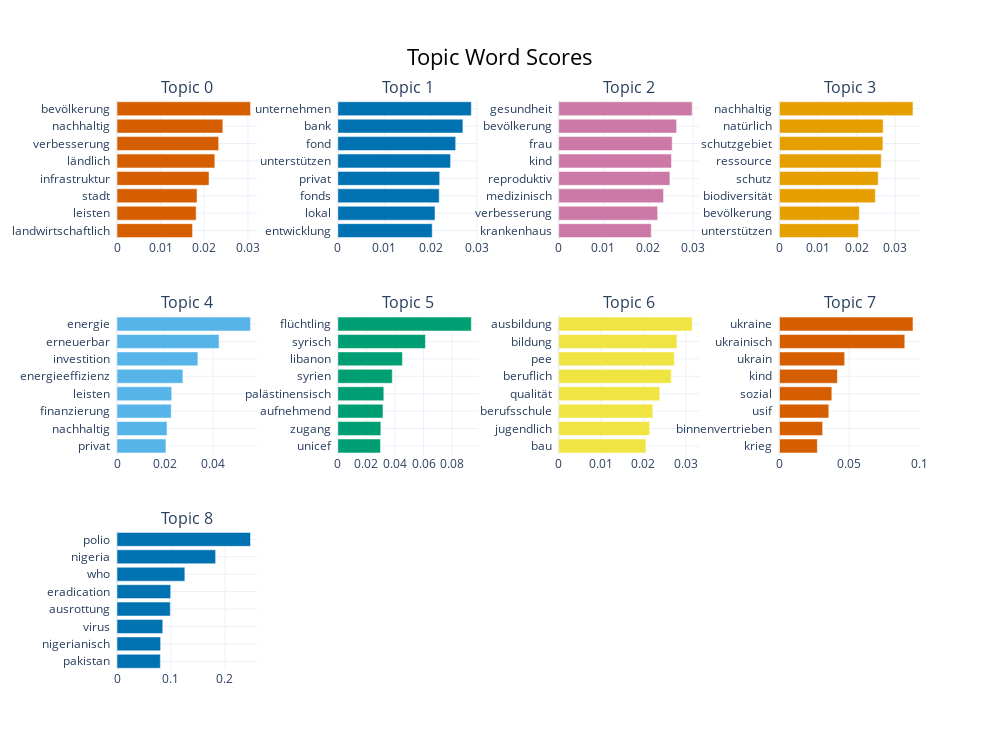

The notebook cell this image was saved under:
### Code cell
# Visualize the bar chart of the top words for each topic
topic_model.visualize_barchart(n_words=8, top_n_topics=10)

### Figure 1 — Plotly figure (JSON) as saved in the notebook; plotly's stock layout.template omitted (floating-point values rounded to 4 significant figures)
{"data": [{"marker": {"color": "#D55E00"}, "orientation": "h", "type": "bar", "x": [0.01732, 0.01814, 0.01834, 0.02109, 0.02242, 0.0233, 0.02426, 0.0306], "xaxis": "x", "y": ["landwirtschaftlich  ", "leisten  ", "stadt  ", "infrastruktur  ", "ländlich  ", "verbesserung  ", "nachhaltig  ", "bevölkerung  "], "yaxis": "y"}, {"marker": {"color": "#0072B2"}, "orientation": "h", "type": "bar", "x": [0.02034, 0.02094, 0.02185, 0.02195, 0.02429, 0.02539, 0.02695, 0.02877], "xaxis": "x2", "y": ["entwicklung  ", "lokal  ", "fonds  ", "privat  ", "unterstützen  ", "fond  ", "bank  ", "unternehmen  "], "yaxis": "y2"}, {"marker": {"color": "#CC79A7"}, "orientation": "h", "type": "bar", "x": [0.02069, 0.02212, 0.02343, 0.02485, 0.02521, 0.02536, 0.02635, 0.02982], "xaxis": "x3", "y": ["krankenhaus  ", "verbesserung  ", "medizinisch  ", "reproduktiv  ", "kind  ", "frau  ", "bevölkerung  ", "gesundheit  "], "yaxis": "y3"}, {"marker": {"color": "#E69F00"}, "orientation": "h", "type": "bar", "x": [0.02047, 0.02071, 0.02487, 0.0256, 0.0264, 0.02683, 0.0269, 0.03463], "xaxis": "x4", "y": ["unterstützen  ", "bevölkerung  ", "biodiversität  ", "schutz  ", "ressource  ", "schutzgebiet  ", "natürlich  ", "nachhaltig  "], "yaxis": "y4"}, {"marker": {"color": "#56B4E9"}, "orientation": "h", "type": "bar", "x": [0.02039, 0.02084, 0.02258, 0.02278, 0.02744, 0.03368, 0.0425, 0.05558], "xaxis": "x5", "y": ["privat  ", "nachhaltig  ", "finanzierung  ", "leisten  ", "energieeffizienz  ", "investition  ", "erneuerbar  ", "energie  "], "yaxis": "y5"}, {"marker": {"color": "#009E73"}, "orientation": "h", "type": "bar", "x": [0.02987, 0.03012, 0.0316, 0.0322, 0.03811, 0.04521, 0.06133, 0.09345], "xaxis": "x6", "y": ["unicef  ", "zugang  ", "aufnehmend  ", "palästinensisch  ", "syrien  ", "libanon  ", "syrisch  ", "flüchtling  "], "yaxis": "y6"}, {"marker": {"color": "#F0E442"}, "orientation": "h", "type": "bar", "x": [0.02059, 0.02147, 0.02221, 0.02386, 0.02656, 0.0273, 0.0279, 0.03149], "xaxis": "x7", "y": ["bau  ", "jugendlich  ", "berufsschule  ", "qualität  ", "beruflich  ", "pee  ", "bildung  ", "ausbildung  "], "yaxis": "y7"}, {"marker": {"color": "#D55E00"}, "orientation": "h", "type": "bar", "x": [0.0271, 0.03093, 0.03533, 0.0375, 0.04147, 0.04669, 0.08976, 0.09562], "xaxis": "x8", "y": ["krieg  ", "binnenvertrieben  ", "usif  ", "sozial  ", "kind  ", "ukrain  ", "ukrainisch  ", "ukraine  "], "yaxis": "y8"}, {"marker": {"color": "#0072B2"}, "orientation": "h", "type": "bar", "x": [0.08035, 0.08083, 0.08481, 0.09871, 0.09947, 0.1257, 0.1827, 0.2473], "xaxis": "x9", "y": ["pakistan  ", "nigerianisch  ", "virus  ", "ausrottung  ", "eradication  ", "who  ", "nigeria  ", "polio  "], "yaxis": "y9"}], "layout": {"annotations": [{"font": {"size": 16}, "showarrow": false, "text": "Topic 0", "x": 0.0875, "xanchor": "center", "xref": "paper", "y": 1, "yanchor": "bottom", "yref": "paper"}, {"font": {"size": 16}, "showarrow": false, "text": "Topic 1", "x": 0.3625, "xanchor": "center", "xref": "paper", "y": 1, "yanchor": "bottom", "yref": "paper"}, {"font": {"size": 16}, "showarrow": false, "text": "Topic 2", "x": 0.6375, "xanchor": "center", "xref": "paper", "y": 1, "yanchor": "bottom", "yref": "paper"}, {"font": {"size": 16}, "showarrow": false, "text": "Topic 3", "x": 0.9125, "xanchor": "center", "xref": "paper", "y": 1, "yanchor": "bottom", "yref": "paper"}, {"font": {"size": 16}, "showarrow": false, "text": "Topic 4", "x": 0.0875, "xanchor": "center", "xref": "paper", "y": 0.6222, "yanchor": "bottom", "yref": "paper"}, {"font": {"size": 16}, "showarrow": false, "text": "Topic 5", "x": 0.3625, "xanchor": "center", "xref": "paper", "y": 0.6222, "yanchor": "bottom", "yref": "paper"}, {"font": {"size": 16}, "showarrow": false, "text": "Topic 6", "x": 0.6375, "xanchor": "center", "xref": "paper", "y": 0.6222, "yanchor": "bottom", "yref": "paper"}, {"font": {"size": 16}, "showarrow": false, "text": "Topic 7", "x": 0.9125, "xanchor": "center", "xref": "paper", "y": 0.6222, "yanchor": "bottom", "yref": "paper"}, {"font": {"size": 16}, "showarrow": false, "text": "Topic 8", "x": 0.0875, "xanchor": "center", "xref": "paper", "y": 0.2444, "yanchor": "bottom", "yref": "paper"}], "height": 750, "hoverlabel": {"bgcolor": "white", "font": {"family": "Rockwell", "size": 16}}, "showlegend": false, "title": {"font": {"color": "Black", "size": 22}, "text": "Topic Word Scores", "x": 0.5, "xanchor": "center", "yanchor": "top"}, "width": 1000, "xaxis": {"anchor": "y", "domain": [0, 0.175], "showgrid": true}, "xaxis10": {"anchor": "y10", "domain": [0.275, 0.45], "showgrid": true}, "xaxis11": {"anchor": "y11", "domain": [0.55, 0.725], "showgrid": true}, "xaxis12": {"anchor": "y12", "domain": [0.825, 1], "showgrid": true}, "xaxis2": {"anchor": "y2", "domain": [0.275, 0.45], "showgrid": true}, "xaxis3": {"anchor": "y3", "domain": [0.55, 0.725], "showgrid": true}, "xaxis4": {"anchor": "y4", "domain": [0.825, 1], "showgrid": true}, "xaxis5": {"anchor": "y5", "domain": [0, 0.175], "showgrid": true}, "xaxis6": {"anchor": "y6", "domain": [0.275, 0.45], "showgrid": true}, "xaxis7": {"anchor": "y7", "domain": [0.55, 0.725], "showgrid": true}, "xaxis8": {"anchor": "y8", "domain": [0.825, 1], "showgrid": true}, "xaxis9": {"anchor": "y9", "domain": [0, 0.175], "showgrid": true}, "yaxis": {"anchor": "x", "domain": [0.7556, 1], "showgrid": true}, "yaxis10": {"anchor": "x10", "domain": [0, 0.2444], "showgrid": true}, "yaxis11": {"anchor": "x11", "domain": [0, 0.2444], "showgrid": true}, "yaxis12": {"anchor": "x12", "domain": [0, 0.2444], "showgrid": true}, "yaxis2": {"anchor": "x2", "domain": [0.7556, 1], "showgrid": true}, "yaxis3": {"anchor": "x3", "domain": [0.7556, 1], "showgrid": true}, "yaxis4": {"anchor": "x4", "domain": [0.7556, 1], "showgrid": true}, "yaxis5": {"anchor": "x5", "domain": [0.3778, 0.6222], "showgrid": true}, "yaxis6": {"anchor": "x6", "domain": [0.3778, 0.6222], "showgrid": true}, "yaxis7": {"anchor": "x7", "domain": [0.3778, 0.6222], "showgrid": true}, "yaxis8": {"anchor": "x8", "domain": [0.3778, 0.6222], "showgrid": true}, "yaxis9": {"anchor": "x9", "domain": [0, 0.2444], "showgrid": true}}}
